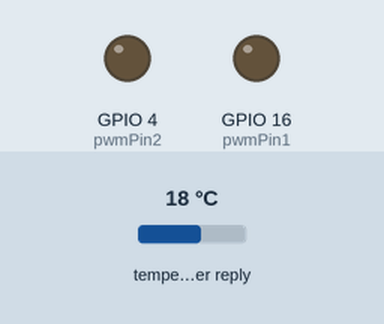
Recording of a sketch running on a simulated ESP32. Shown: output pins drawn as LEDs (lit = HIGH). The inputs (shaded band) are chosen by the test bench; at power-on: temperature in the weather reply 18 °C. WiFi joins after 1.5 s; servers stay silent unless stated; web services answer with replies made up by the test bench; what the sketch prints to the serial monitor is not drawn.

Above: at 0.1 s.
At 1.8 s:
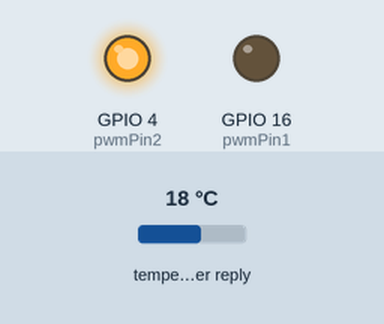
Timing chart, 0 to 3.3 s (numbered marks = the images above):
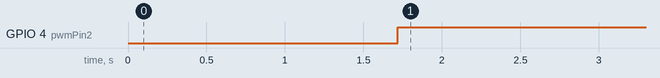

The sketch:

kad25_JsonWeatherOpenMap.ino
```cpp
#include <WiFi.h>
#include <HTTPClient.h>
#include <ArduinoJson.h> //JasonParserExampleからコピー

// 接続先のSSIDとパスワード 学内CampusIOT
const char ssid[] = "CampusIoT-WiFi";
const char passwd[] = "0b8b413f2c0fa6aa90e085e9431abbf1fa1b2bd2db0ecf4ae9ce4b2e87da770c";

const int pwmPin1 = 16;
const int pwmPin2 = 4;

void setup()
{
    Serial.begin(115200);
    pinMode(16, OUTPUT); //灯
    pinMode(4, OUTPUT); //灯

    // WiFi接続シーケンス
    Serial.print("Connecting...");
    WiFi.begin(ssid, passwd);
    while (WiFi.status() != WL_CONNECTED)
    {
        delay(100);
        Serial.print(".");
    }
    Serial.println("connected");
    Serial.println(WiFi.localIP());
}

void loop()
{
    // wait for WiFi connection
    //書き換え
    //  if ((wifiMulti.run() == WL_CONNECTED)) {
    if ((WiFi.status() == WL_CONNECTED))
    {
        HTTPClient http;
        Serial.print("[HTTP] begin...\n");
        // configure traged server and url

        String api_key = "067ee38f902d8e46f6992266944c6ad3";
        String base_url = "http://api.openweathermap.org/data/2.5/weather";
        String url = base_url + "?zip=530-0015,JP&units=metric&APPID=" + api_key;
        //        String url = base_url + "?q=Osaka,jp&units=metric&APPID="+ api_key;

        Serial.println(url);
        http.begin(url); // HTTP
        Serial.print("[HTTP] GET...\n");
        // start connection and send HTTP header
        int httpCode = http.GET();

        // httpCode will be negative on error
        if (httpCode > 0)
        {
            // HTTP header has been send and Server response header has been handled
            Serial.printf("[HTTP] GET... code: %d\n", httpCode);
            // file found at server
            if (httpCode == HTTP_CODE_OK)
            {
                String payload = http.getString();
                // Serial.println(payload);
                // JasonParserExampleからコピー
                StaticJsonDocument<2000> doc;
                // Deserialize the JSON document
                DeserializationError error = deserializeJson(doc, payload);
                // Test if parsing succeeds.
                if (error)
                {
                    Serial.print(F("deserializeJson() failed: "));
                    Serial.println(error.c_str());
                    return;
                }
                // Get the root object in the document
                JsonObject root = doc.as<JsonObject>();

                // Fetch values.
                // Most of the time, you can rely on the implicit casts.
                // In other case, you can do root["time"].as<long>();
                const char *cityName = root["name"];
                const char *icon = root["weather"][0]["icon"];
                float temp = root["main"]["temp"];
                int pres = root["main"]["pressure"];
                int hum = root["main"]["humidity"];
                // Print values.
                Serial.printf("都市名:%s 天気アイコン:%s\n", cityName, icon);
                Serial.printf("温度:%.1f℃ 気圧:%dhPa 湿度%d%%\n", temp, pres, hum);
                //        String r1 = "01d";
                //        String r2 = "01n";
                //        String rb1 = "02d";
                //        String rb2 = "02n";
                String iconStr = icon;
                iconStr = "01d";
                if (iconStr.equals("01d") || iconStr.equals("01n"))
                {
                    digitalWrite(4, HIGH);
                }
                else if (iconStr.equals("02d") || iconStr.equals("02n"))
                {
                    digitalWrite(16, HIGH);
                    digitalWrite(4, HIGH);
                }
                else
                {
                    digitalWrite(16, HIGH);
                }
            }
        }
        else
        {
            Serial.printf("[HTTP] GET... failed, error: %s\n", http.errorToString(httpCode).c_str());
        }
        http.end();
    }
    delay(5000);
}
```

Measured:
- by itself, GPIO 4 (pwmPin2): LOW → HIGH at 1.7 s
